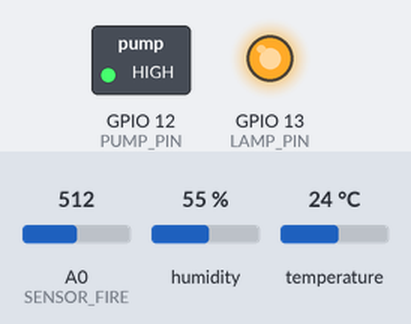
The sketch below on a simulated ESP8266 (NodeMCU). Shown: switched loads named in the sketch (green lamp = pin HIGH), output pins drawn as LEDs (lit = HIGH). Inputs (shaded band) come from the test bench; at power-on: A0 (SENSOR_FIRE) = 512, humidity 55 %, temperature 24 °C. WiFi joins after 1.5 s; servers stay silent unless stated; the local clock reads 2024-03-15 10:24:30 at power-on unless the sketch sets it; what the sketch prints to the serial monitor is not drawn.

Above: at 1.9 s.
At 22.4 s:
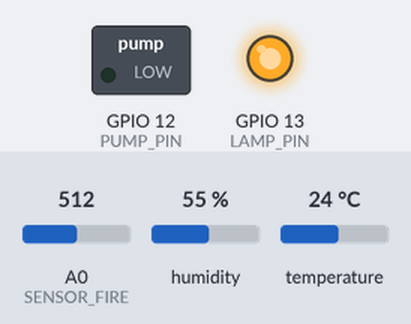
Timing chart, 0 to 23.9 s (numbered marks = the images above):
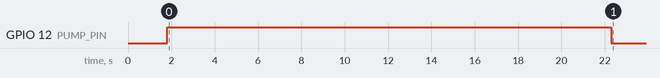

Measured:
- by itself, GPIO 12 (PUMP_PIN): HIGH → LOW at 22.3 s

The sketch:

firetest.ino
```cpp
#include <TimeLib.h>
#define BLYNK_PRINT Serial
#include <ESP8266WiFi.h>
#include <BlynkSimpleEsp8266.h>
#include <WidgetRTC.h>
WidgetLED PUMP(V0);  // Đèn trạng thái
WidgetLED LAMP(V5);  // Đèn trạng thái đèn sưởi
#define SENSOR_FIRE A0 // Chân PE4 nối với cảm biến độ lửa
#define PUMP_PIN 12  //Bơm
#define LAMP_PIN 13  //Đèn
#define FIRE          20

#include "DHT.h" //thư viện Sensor
#define DHTTYPE DHT22   // DHT 22
#define DHTPIN 00     // Chân DATA nối với D3
//TIMER
#define READ_BUTTONS_TM   1L   // Tương ứng với giây
#define READ_FIRE  5L  //Đọc cảm biến cháy
#define READ_AIR_DATA_TM  2L  //Đọc DHT
#define AUTO_CTRL_TM      20L  //Chế độ tư động
#define DISPLAY_DATA_TM   10L  //Gửi dữ liệu lên terminal
#define SEND_UP_DATA_TM   5L   //Gửi dữ liệu lên blynk
#define TIME              100L

bool timeOnOff      = false;
bool oldtimeOnOff;
bool isFirstConnect;
unsigned int TimeStart, TimeStop ;
byte dayStartSelect = 0;
byte dayStopSelect = 0 ;

int oldSecond, nowSecond;
#define timeShow V1
#define timeInput V2
#define Pinout   13
WidgetRTC rtc;


//Token Blynk và wifi
char auth[] = "ZrMwqtaIdKFmPxCp-xWqbAiNW4qlfMwG"; // Blynk token
char ssid[] = "Mất Wifi rồi"; //Tên wifi
char pass[] = "kiduynhat"; //Mật khẩu

// Biến lưu các giá trị cảm biến

int Datafire = 0;
float humDHT = 0;
float tempDHT = 0;
// Biến lưu trạng thái bơm
boolean pumpStatus = 0;


// Biến cho timer
long sampleTimingSeconds = 500; // ==> Thời gian đọc cảm biến (s)
long startTiming = 0;
long elapsedTime = 0;
// Khởi tạo timer
SimpleTimer timer;

// Khởi tạo cảm biến
DHT dht(DHTPIN, DHTTYPE);
void setup() {
    pinMode(PUMP_PIN, OUTPUT);
    pinMode(LAMP_PIN, OUTPUT);
    digitalWrite(Pinout, !timeOnOff);

    // Khởi tạo cổng serial baud 115200
    Serial.begin(115200);
    Blynk.begin(auth, ssid, pass);
    aplyCmd();
    PUMP.off();
    startTimers();
     dht.begin();
}
BLYNK_CONNECTED()
{
  Blynk.syncAll();
  rtc.begin();
}

BLYNK_WRITE(timeInput) {
  Serial.println("Time Input");
  TimeInputParam t(param);
  // Process start time
  if (t.hasStartTime())
  {
    TimeStart = t.getStartHour()*60 + t.getStartMinute();
  }
  else TimeStart = 0;

  if (t.hasStopTime()) {
    TimeStop = t.getStopHour()*60 + t.getStopMinute();
  }
  else TimeStop = 0;

  dayStartSelect = 0;
  dayStopSelect  = 0;
  for (int i = 1; i <= 7; i++)
    if (t.isWeekdaySelected(i))
      if (i == 7) {
        bitWrite(dayStartSelect, 0, 1);
        bitWrite(dayStopSelect, 1, 1);
      }
      else {
        bitWrite(dayStartSelect, i, 1);
      bitWrite(dayStopSelect, i+1, 1);
      }
  }
  String twoDigits(int digits) {
  if(digits < 10) return "0" + String(digits);
else return String(digits); }


 void TimeAuto() { //so sánh để tính toán ngày giờ hiện thời và thời gian hẹn

  unsigned int times = hour()*60 + minute();
  byte today = weekday(); //the weekday now (Sunday is day 1, Monday is day 2)
  if (TimeStart == TimeStop) { timeOnOff = false; }
  else if (TimeStart < TimeStop)
  if (bitRead(dayStartSelect, today - 1))
  if ((TimeStart <= times) && (times < TimeStop)) timeOnOff = true;
      else timeOnOff = false;
    else timeOnOff = false;
  else if (TimeStart > TimeStop)
  {
    if ((TimeStop <= times) && (times < TimeStart)) timeOnOff = false;
    else if ((TimeStart <= times) && bitRead(dayStartSelect, today - 1)) timeOnOff = true;
    else if ((TimeStop > times) && bitRead(dayStopSelect, today)) timeOnOff = true; } }


/* Hàm hiển thị thời gian thực */
 void showTime() {
 nowSecond = second();
 if (oldSecond != nowSecond)
 {
  oldSecond = nowSecond;
  String currentTime;
 if (isPM()) currentTime = twoDigits(hourFormat12()) + ":" + twoDigits(minute()) + ":" + twoDigits(second()) + " PM"; //hiển thị thời gian chiều tối
 else  currentTime = twoDigits(hourFormat12()) + ":" + twoDigits(minute()) + ":" + twoDigits(second()) + " AM"; //hiển thị thời gian sáng
 String currentDate = String(day()) + "/" + month() + "/" + year();
 Blynk.virtualWrite(timeShow, currentTime);
 Blynk.virtualWrite(V6, currentDate);

  if (oldtimeOnOff != timeOnOff)
{
  if (timeOnOff) { //hẹn giờ
    LAMP.on();
    digitalWrite(Pinout, !timeOnOff);
  Serial.println("Time schedule is ON"); }
  else { LAMP.off();
  digitalWrite(Pinout, !timeOnOff);
  Serial.println("Time schedule is OFF");
}
    oldtimeOnOff = timeOnOff;
    }
  }
}

void loop() {
    timer.run(); // Bắt đầu SimpleTimer
    Blynk.run();
    TimeAuto();
  showTime();
}
BLYNK_WRITE(3) // Điều khiển bơm trên Blynk
{
    int i = param.asInt();//hàm đọc giá trị analog trên Blynk
    if (i == 1)
    {
      pumpStatus = !pumpStatus;
      aplyCmd();
    }
}

void getfire(void) //hàm đọc cảm biến lửa
{
    int i = 0;
    Datafire = 0;
    for (i = 0; i < 10; i++)
    {
      Datafire += analogRead(SENSOR_FIRE); //Đọc giá trị cảm biến
      delay(50);   // Đợi đọc giá trị ADC
    }
    Datafire = Datafire / (i);
    Datafire = map(Datafire, 1023, 0, 0, 100); //Ít :0%  ==> Nhiều 100%
}
//hàm đọc giá trị cảm biến nhiệt độ độ ẩm
void getDhtData(void)
{

    tempDHT = dht.readTemperature();//đọc nhiệt độ
    humDHT = dht.readHumidity();//đọc độ ẩm
    if (isnan(humDHT)||isnan(tempDHT))   // Kiểm tra kết nối lỗi thì thông báo.
    {
      Serial.println("Chua doc duoc gia tri sensor");
      return;
    }
}
void printData(void)
{
    // IN thông tin ra màn hình
    Serial.print("Do am: ");
    Serial.print(humDHT);
    Serial.print(" %\t");
    Serial.print("Nhiet do: ");
    Serial.print(tempDHT);
    Serial.print(" *C\t");
    Serial.print(" %\t");
     Serial.print("Tỷ lệ có cháy: ");
    Serial.print(Datafire);
    Serial.println(" %");
}


/***************************************************
  Thực hiện điều khiển bơm
****************************************************/
void aplyCmd()
{
  if (pumpStatus == 1)
  {
    digitalWrite(PUMP_PIN, LOW);//bật máy bơm
    PUMP.on();
  }
  else {
    digitalWrite(PUMP_PIN, HIGH);//tắt máy bơm
    PUMP.off();
  }
}
 /***************************************************
 * Hàm tự động
 **************************************************/

void autoControlPlantation(void)
{
    if (Datafire > FIRE) //nếu giá trị cảm biến lớn hơn giá trị ban đầu => có cháy
    {

      turnPumpOn(); //bật máy bơm
    }
    if(Datafire < FIRE){ //nếu giá trị cảm biến nhỏ hơn giá trị ban đầu =>hết cháy
      pumpStatus = 0; //tắt máy bơm
      aplyCmd();
    }
}

void turnPumpOn()
{
    pumpStatus = 1;
    aplyCmd();

}
/***************************************************
 * Khởi tạo timer
 **************************************************/
void startTimers(void)
{
  timer.setInterval(READ_FIRE * 1000, getfire);
    timer.setInterval(AUTO_CTRL_TM * 1000, autoControlPlantation);
    timer.setInterval(READ_AIR_DATA_TM * 1000, getDhtData);
    timer.setInterval(SEND_UP_DATA_TM * 1000, sendUptime);
    timer.setInterval(DISPLAY_DATA_TM * 500,printData);
}
/***************************************************
 * Gửi dữ liệu lên Blynk
 **************************************************/

void sendUptime()
{
    Blynk.virtualWrite(10, tempDHT); //Nhiệt độ với pin V10
    Blynk.virtualWrite(11, humDHT); // Độ ẩm với pin V11
    Blynk.virtualWrite(12, Datafire); // Báo cháy với V12
}
```
